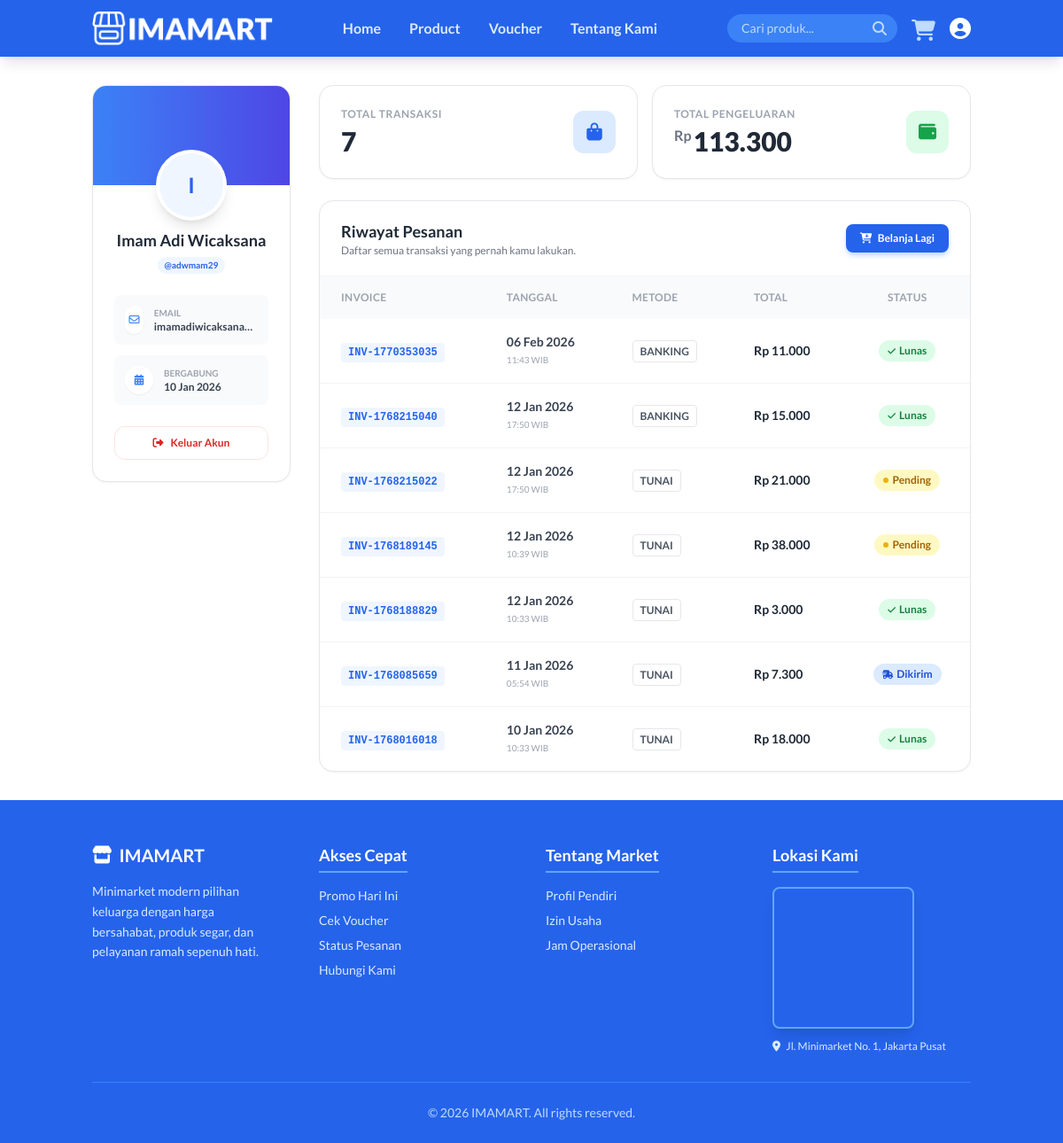
The app's page /profile.php (signed in) with its own data.
### tables this page shows
CREATE TABLE `users` (
  `id` int(11) NOT NULL,
  `fullname` varchar(100) NOT NULL,
  `username` varchar(50) NOT NULL,
  `email` varchar(100) NOT NULL,
  `password` varchar(255) NOT NULL,
  `role` enum('admin','user') DEFAULT 'user',
  `created_at` timestamp NOT NULL DEFAULT current_timestamp()
);

CREATE TABLE `orders` (
  `id` int(11) NOT NULL,
  `invoice_number` varchar(50) NOT NULL,
  `user_id` int(11) NOT NULL,
  `customer_name` varchar(100) NOT NULL,
  `total_amount` decimal(10,0) NOT NULL,
  `payment_method` varchar(50) NOT NULL,
  `status` enum('Pending','Lunas','Dikirim','Batal') DEFAULT 'Pending',
  `order_date` datetime DEFAULT current_timestamp()
);

### profile.php (the view, shortened to what the rows shown need)
<?php
require 'koneksi.php';
$user_id = $_SESSION['user_id'];
$query_user = mysqli_query($conn, "SELECT * FROM users WHERE id = '$user_id'");
$profile = mysqli_fetch_assoc($query_user);
$query_orders = mysqli_query($conn, "SELECT * FROM orders WHERE user_id = '$user_id' ORDER BY order_date DESC");
?>
<!DOCTYPE html>
<html lang="id">
<head>
    <link rel="stylesheet" href="https://cdnjs.cloudflare.com/ajax/libs/font-awesome/6.4.0/css/all.min.css">
    <script src="https://cdn.tailwindcss.com"></script>
</head>
<body class="font-lato bg-white text-gray-800 flex flex-col min-h-screen">
    <div class="container mx-auto px-4 py-8 flex-grow">
        <div class="grid grid-cols-1 lg:grid-cols-4 gap-8">
            <div class="lg:col-span-1">
                <div class="bg-white rounded-2xl shadow-sm border border-gray-200 overflow-hidden sticky top-24">
                    <div class="h-28 bg-gradient-to-r from-blue-500 to-indigo-600 relative">
                        <div class="absolute -bottom-10 left-1/2 transform -translate-x-1/2">
                            <div class="w-20 h-20 bg-white p-1 rounded-full shadow-lg">
                                <div class="w-full h-full bg-blue-50 rounded-full flex items-center justify-center text-blue-600 text-2xl font-bold">
                                    <?php echo strtoupper(substr($profile['fullname'], 0, 1)); ?>
                                </div>
                            </div>
                        </div>
                    </div>
                    <div class="pt-12 pb-6 px-6 text-center">
                        <h2 class="text-lg font-bold text-gray-800"><?php echo $profile['fullname']; ?></h2>
                        <span class="inline-block bg-blue-50 text-blue-600 text-[10px] font-bold px-2 py-0.5 rounded-full mt-1 mb-4">
                            @<?php echo $profile['username']; ?>
                        </span>
                        <div class="text-left space-y-3 mt-2">
                            <div class="flex items-center gap-3 p-3 bg-gray-50 rounded-lg">
                                <div class="overflow-hidden">
                                    <p class="text-[10px] text-gray-400 font-bold uppercase">Email</p>
                                    <p class="text-xs font-bold text-gray-700 truncate"><?php echo $profile['email']; ?></p>
                                </div>
                            </div>
                            <div class="flex items-center gap-3 p-3 bg-gray-50 rounded-lg">
                                <div>
                                    <p class="text-[10px] text-gray-400 font-bold uppercase">Bergabung</p>
                                    <p class="text-xs font-bold text-gray-700"><?php echo date('d M Y', strtotime($profile['created_at'])); ?></p>
                                </div>
                            </div>
                        </div>
                        <a href="logout.php" onclick="return confirm('Yakin ingin keluar?');" class="mt-6 flex items-center justify-center gap-2 w-full py-2.5 border border-red-100 text-red-600 font-bold text-xs rounded-xl hover:bg-red-50 transition">
                            <i class="fa-solid fa-right-from-bracket"></i> Keluar Akun
                        </a>
                    </div>
                </div>
            </div>
            <div class="lg:col-span-3 space-y-6">
                <div class="bg-white rounded-2xl shadow-sm border border-gray-200 flex flex-col">
                    <div class="overflow-x-auto scroller">
                        <?php if (mysqli_num_rows($query_orders) > 0): ?>
                        <table class="w-full text-left text-sm whitespace-nowrap">
                            <thead class="bg-gray-50 text-xs uppercase font-bold text-gray-400 tracking-wide">
                                <tr>
                                    <th class="px-6 py-4">Invoice</th>
                                    <th class="px-6 py-4">Tanggal</th>
                                    <th class="px-6 py-4">Metode</th>
                                    <th class="px-6 py-4">Total</th>
                                    <th class="px-6 py-4 text-center">Status</th>
                                </tr>
                            </thead>
                            <tbody class="divide-y divide-gray-100">
                                <?php while ($row = mysqli_fetch_assoc($query_orders)): ?>
                                <tr class="hover:bg-blue-50/50 transition duration-150">
                                    <td class="px-6 py-4">
                                        <span class="font-mono font-bold text-blue-600 bg-blue-50 px-2 py-1 rounded text-xs">
                                            <?php echo $row['invoice_number']; ?>
                                        </span>
                                    </td>
                                    <td class="px-6 py-4">
                                        <div class="font-bold text-gray-700"><?php echo date('d M Y', strtotime($row['order_date'])); ?></div>
                                        <div class="text-[10px] text-gray-400"><?php echo date('H:i', strtotime($row['order_date'])); ?> WIB</div>
                                    </td>
                                    <td class="px-6 py-4">
                                        <span class="text-xs font-bold text-gray-600 border border-gray-200 px-2 py-1 rounded bg-white">
                                            <?php echo strtoupper($row['payment_method']); ?>
                                        </span>
                                    </td>
                                    <td class="px-6 py-4 font-bold text-gray-800">
                                        Rp <?php echo number_format($row['total_amount'], 0, ',', '.'); ?>
                                    </td>
                                    <td class="px-6 py-4 text-center">
                                        <?php
                                            $s = $row['status'];
                                            if($s == 'Pending') {
                                                echo '<span class="inline-flex items-center gap-1 bg-yellow-100 text-yellow-700 px-2.5 py-1 rounded-full text-xs font-bold"><span class="w-1.5 h-1.5 bg-yellow-500 rounded-full animate-pulse"></span> Pending</span>';
                                            } elseif($s == 'Dikirim') {
                                                echo '<span class="inline-flex items-center gap-1 bg-blue-100 text-blue-700 px-2.5 py-1 rounded-full text-xs font-bold"><i class="fa-solid fa-truck-fast text-[10px]"></i> Dikirim</span>';
                                            } elseif($s == 'Lunas') {
                                                echo '<span class="inline-flex items-center gap-1 bg-green-100 text-green-700 px-2.5 py-1 rounded-full text-xs font-bold"><i class="fa-solid fa-check text-[10px]"></i> Lunas</span>';
                                            } else {
                                                echo '<span class="inline-flex items-center gap-1 bg-red-100 text-red-700 px-2.5 py-1 rounded-full text-xs font-bold"><i class="fa-solid fa-xmark text-[10px]"></i> Batal</span>';
                                            }
                                        ?>
                                    </td>
                                </tr>
                                <?php endwhile; ?>
                            </tbody>
                        </table>
                        <?php endif; ?>
                    </div>
                </div>
            </div>
        </div>
    </div>
</body>
</html>

### records on screen
users: fullname "I", fullname "Imam Adi Wicaksana", username "adwmam29", email "imamadiwicaksana…", created_at "10 Jan 2026"
orders: invoice_number "INV-1770353035", order_date "06 Feb 2026", order_date "11:43", payment_method "BANKING", total_amount "11.000", status "Lunas" (drawn)
orders: invoice_number "INV-1768215040", order_date "12 Jan 2026", order_date "17:50", payment_method "BANKING", total_amount "15.000", status "Lunas" (drawn)
orders: invoice_number "INV-1768215022", order_date "12 Jan 2026", order_date "17:50", payment_method "TUNAI", total_amount "21.000", status "Pending" (drawn)
orders: invoice_number "INV-1768189145", order_date "12 Jan 2026", order_date "10:39", payment_method "TUNAI", total_amount "38.000", status "Pending" (drawn)
orders: invoice_number "INV-1768188829", order_date "12 Jan 2026", order_date "10:33", payment_method "TUNAI", total_amount "3.000", status "Lunas" (drawn)
orders: invoice_number "INV-1768085659", order_date "11 Jan 2026", order_date "05:54", payment_method "TUNAI", total_amount "7.300", status "Dikirim" (drawn)
orders: invoice_number "INV-1768016018", order_date "10 Jan 2026", order_date "10:33", payment_method "TUNAI", total_amount "18.000", status "Lunas" (drawn)

### other values on screen
$total_transaksi "7"
$total_pengeluaran "113.300"
